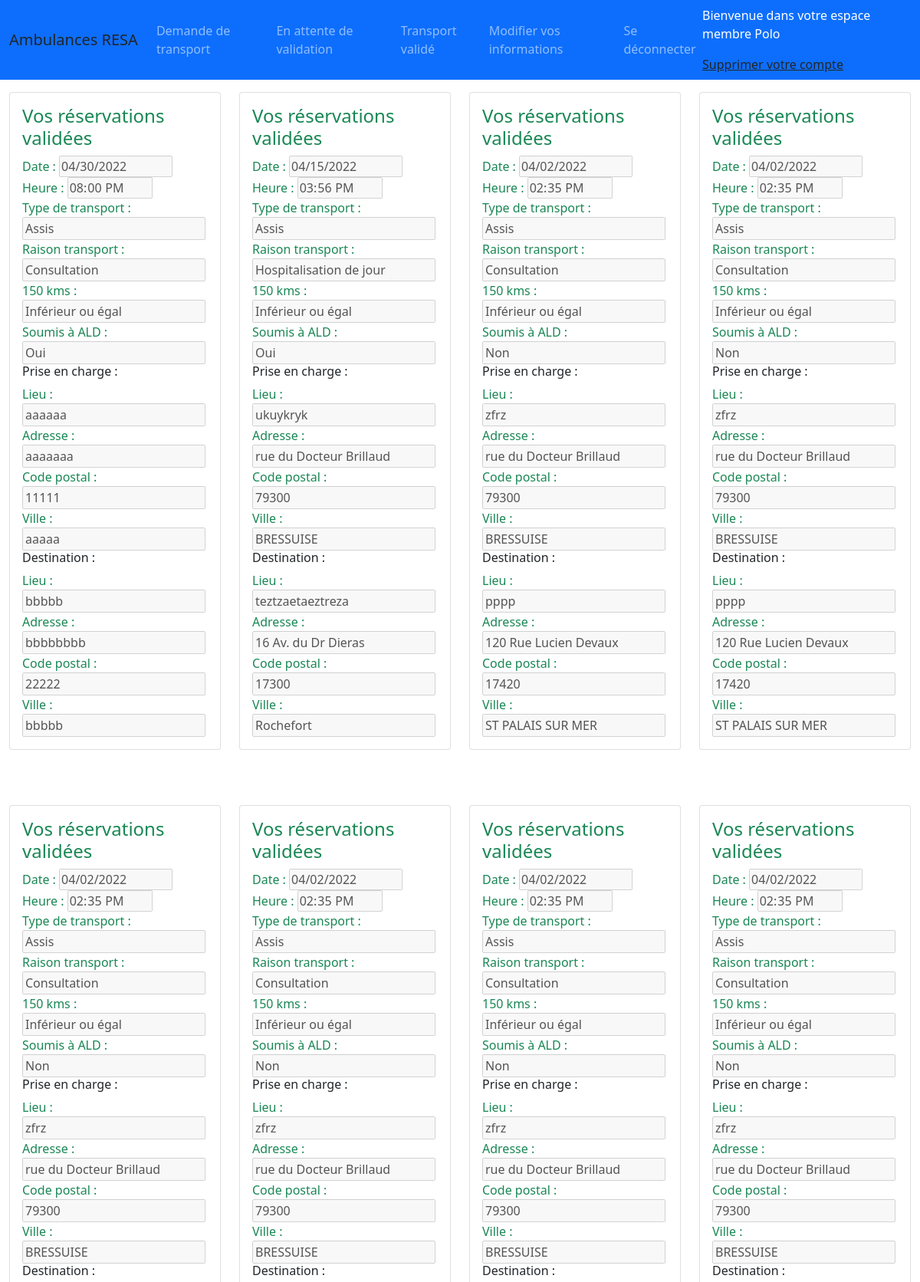
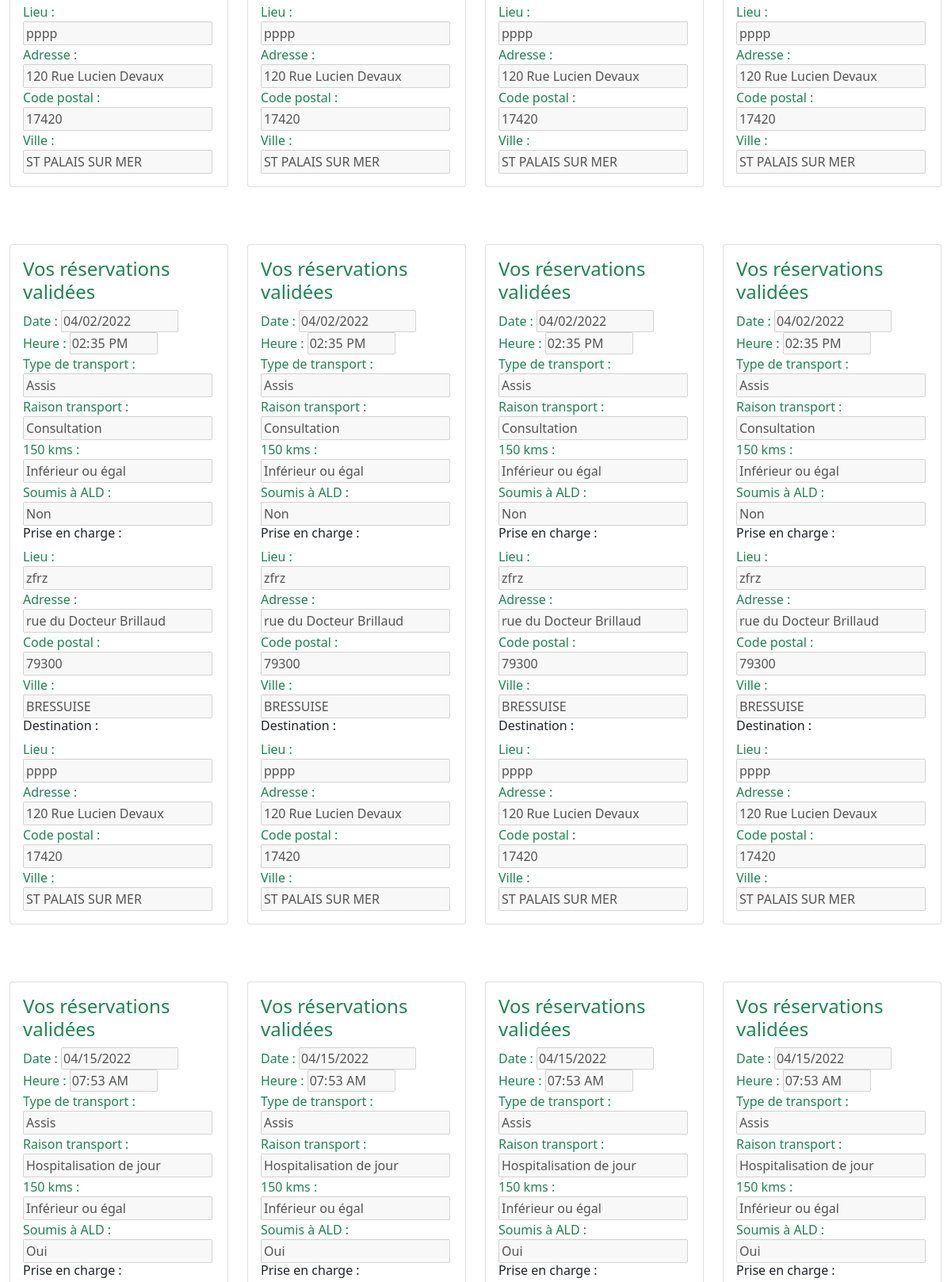
Screenshot of /espace-membre-valide.php (signed in, upper part) with the database file from the repository (2 pictures, top to bottom).
### tables this page shows
CREATE TABLE IF NOT EXISTS `utilisateur` (
  `user_id` int(10) NOT NULL AUTO_INCREMENT,
  `nom` text NOT NULL,
  `prenom` text NOT NULL,
  `adress` text NOT NULL,
  `zip` int(8) NOT NULL,
  `ville` text NOT NULL,
  `tel` int(12) NOT NULL,
  `mail` varchar(80) NOT NULL,
  `mdp` longtext NOT NULL,
  `profil` tinyint(1) NOT NULL DEFAULT '0',
  `anniv` date DEFAULT NULL,
  PRIMARY KEY (`user_id`)
);

CREATE TABLE IF NOT EXISTS `rdv` (
  `rdv_id` int(10) NOT NULL AUTO_INCREMENT,
  `fk_user` int(10) NOT NULL,
  `rdv_date` date NOT NULL,
  `heure` time NOT NULL,
  `transport_type` tinyint(1) NOT NULL,
  `transport_kms` tinyint(1) NOT NULL,
  `rdv_raison` tinyint(1) NOT NULL,
  `ald` tinyint(1) NOT NULL,
  `pick_name` varchar(40) NOT NULL,
  `pick_adress` varchar(80) NOT NULL,
  `pick_zip` int(6) NOT NULL,
  `pick_ville` varchar(60) NOT NULL,
  `dest_name` varchar(40) NOT NULL,
  `dest_adress` varchar(80) NOT NULL,
  `dest_zip` int(6) NOT NULL,
  `dest_ville` varchar(60) NOT NULL,
  `statut` tinyint(1) NOT NULL DEFAULT '0',
  PRIMARY KEY (`rdv_id`),
  KEY `fk_user` (`fk_user`) USING BTREE
);

### espace-membre-valide.php (the view, shortened to what this page needs)
<?php
require 'bdd.php';
$mail = $_SESSION['mail'];
$req = mysqli_query($mysqli, "SELECT * FROM utilisateur WHERE mail='$mail'");
$info = mysqli_fetch_assoc($req);
?>
<?php require 'header-membre.php';
?>
<div class="mx-auto mt-5">
	<?php
	$fk_user = $info['user_id'];
	$conn = $bdd->query("SELECT * FROM rdv WHERE fk_user='$fk_user' ORDER BY rdv_id DESC");
	$conn->execute(array());
	$userData = $conn->fetchAll();
	?>
	<div class="row row-cols-1 row-cols-md-4 g-4 mx-auto mt-3">
		<?php foreach ($userData as $row) : ?>
			<?php if ($row['statut'] == 1) { ?>
				<div class="col">
					<div class="card bg-white mt-5">
						<div class="card-body">
							<div class="">
								<h4 class="text-success">Vos réservations validées</h4>
								<span class="text-success">Date :</span>
								<input type="date" name="" value="<?= $row['rdv_date']; ?>" disabled>
								<span class="text-success">Heure :</span>
								<input type="time" name="" value="<?= $row['heure']; ?>" disabled>
							</div>
							<div class="col">
								<span class="text-success">Type de transport :</span>
								<input type="text" name="" value="<?php
																	if ($row['transport_type'] == 0) {
																		echo ('Assis');
																	} elseif ($row['transport_type'] == 1) {
																		echo ('Couché');
																	}; ?>" disabled>
							</div>
							<div class="col">
								<span class="text-success">Raison transport :</span>
								<input type="text" name="" value="<?php
																	if ($row['rdv_raison'] == 0) {
																		echo ('Consultation');
																	} elseif ($row['rdv_raison'] == 1) {
																		echo ('Hospitalisation de jour');
																	} elseif ($row['rdv_raison'] == 2) {
																		echo ('Hospitalisation de plus de 12h');
																	} elseif ($row['rdv_raison'] == 3) {
																		echo ('Sortie d\'hospitalisation');
																	}; ?>" disabled>
							</div>
							<div class="col">
								<span class="text-success">150 kms :</span>
								<input type="text" name="" value="<?php
																	if ($row['transport_kms'] == 0) {
																		echo ('Inférieur ou égal');
																	} elseif ($row['transport_kms'] == 1) {
																		echo ('Supérieur !');
																	}; ?>" disabled>
							</div>
							<div class="col">
								<span class="text-success">Soumis à ALD :</span>
								<input type="text" name="" value="<?php
																	if ($row['ald'] == 0) {
																		echo ('Oui');
																	} elseif ($row['ald'] == 1) {
																		echo ('Non');
																	}; ?>" disabled>
							</div>
							<div class="">
								<h6>Prise en charge :</h6>
								<div class="col">
									<span class="text-success">Lieu :</span>
									<input type="text" name="" value="<?= $row['pick_name']; ?>" disabled>
								</div>
								<div class="col">
									<span class="text-success">Adresse :</span>
									<input type="text" name="" value="<?= $row['pick_adress']; ?>" disabled>
								</div>
								<div class="col">
									<span class="text-success">Code postal :</span>
									<input type="number" name="" value="<?= $row['pick_zip']; ?>" disabled>
								</div>
								<div class="col">
									<span class="text-success">Ville :</span>
									<input type="text" name="" value="<?= $row['pick_ville']; ?>" disabled>
								</div>
							</div>
							<div class="">
								<h6>Destination :</h6>
								<div class="col">
									<span class="text-success">Lieu :</span>
									<input type="text" name="" value="<?= $row['dest_name']; ?>" disabled>
								</div>
								<div class="col">
									<span class="text-success">Adresse :</span>
									<input type="text" name="" value="<?= $row['dest_adress']; ?>" disabled>
								</div>
								<div class="col">
									<span class="text-success">Code postal :</span>
									<input type="number" name="" value="<?= $row['dest_zip']; ?>" disabled>
								</div>
								<div class="col">
									<span class="text-success">Ville :</span>
									<input type="text" name="" value="<?= $row['dest_ville']; ?>" disabled>
								</div>
							</div>
						</div>
					</div>
				</div>
			<?php } ?>
		<?php endforeach; ?>
	</div>
</div>
<?php
require 'footer.php';
?>

### header-membre.php (shortened to what this page needs)
<!DOCTYPE html>
<html lang="fr">
<head>
    <link href="https://cdn.jsdelivr.net/npm/bootstrap@5.1.3/dist/css/bootstrap.min.css" rel="stylesheet">
</head>
<body>
    <header class="fixed-top">
        <nav class="navbar navbar-expand-lg navbar-dark bg-primary">
            <div class="container-fluid">
                <a class="navbar-brand text-dark" href="#">Ambulances RESA</a>
                <div class="collapse navbar-collapse" id="navbarSupportedContent">
                    <ul class="navbar-nav me-auto mb-2 mb-lg-0">
                        <li class="nav-item">
                            <a class="nav-link" href="espace-membre-demande.php">Demande de transport</a>
                        </li>
                        <li class="nav-item">
                            <a class="nav-link" href="espace-membre-attente.php">En attente de validation</a>
                        </li>
                        <li class="nav-item">
                            <a class="nav-link" href="espace-membre-valide.php">Transport validé</a>
                        </li>
                        <li class="nav-item">
                            <a class="nav-link" href="espace-membre-update.php">Modifier vos informations</a>
                        </li>
                        <li class="nav-item">
                            <a class="nav-link" href="deconnexion.php">Se déconnecter</a>
                        </li>
                    </ul>
                    <div class="">
                        <div class="nav-item">
                            <p class="text-white">Bienvenue dans votre espace membre <?= $info['prenom']; ?></p>
                        </div>
                        <div class="nav-item">
                            <a class="text-dark" href="espace-membre.php?supprimer">Supprimer votre compte</a>
                        </div>
                    </div>
                </div>
            </div>
        </nav>
    </header>

### rows the page displays
utilisateur: prenom "Polo"
rdv: rdv_date "04/30/2022", heure "20:00:00", transport_type "Assis", rdv_raison "Consultation", transport_kms "Inférieur ou égal", ald "Oui", pick_name "aaaaaa", pick_adress "aaaaaaa", pick_zip "11111", pick_ville "aaaaa", dest_name "bbbbb", dest_adress "bbbbbbbb", dest_zip "22222", dest_ville "bbbbb"
rdv: rdv_date "04/15/2022", heure "15:56:00", transport_type "Assis", rdv_raison "Hospitalisation de jour", transport_kms "Inférieur ou égal", ald "Oui", pick_name "ukuykryk", pick_adress "rue du Docteur Brillaud", pick_zip "79300", pick_ville "BRESSUISE", dest_name "teztzaetaeztreza", dest_adress "16 Av. du Dr Dieras", dest_zip "17300", dest_ville "Rochefort"
rdv: rdv_date "04/02/2022", heure "14:35:00", transport_type "Assis", rdv_raison "Consultation", transport_kms "Inférieur ou égal", ald "Non", pick_name "zfrz", pick_adress "rue du Docteur Brillaud", pick_zip "79300", pick_ville "BRESSUISE", dest_name "pppp", dest_adress "120 Rue Lucien Devaux", dest_zip "17420", dest_ville "ST PALAIS SUR MER"
rdv: rdv_date "04/02/2022", heure "14:35:00", transport_type "Assis", rdv_raison "Consultation", transport_kms "Inférieur ou égal", ald "Non", pick_name "zfrz", pick_adress "rue du Docteur Brillaud", pick_zip "79300", pick_ville "BRESSUISE", dest_name "pppp", dest_adress "120 Rue Lucien Devaux", dest_zip "17420", dest_ville "ST PALAIS SUR MER"
rdv: rdv_date "04/02/2022", heure "14:35:00", transport_type "Assis", rdv_raison "Consultation", transport_kms "Inférieur ou égal", ald "Non", pick_name "zfrz", pick_adress "rue du Docteur Brillaud", pick_zip "79300", pick_ville "BRESSUISE", dest_name "pppp", dest_adress "120 Rue Lucien Devaux", dest_zip "17420", dest_ville "ST PALAIS SUR MER"
rdv: rdv_date "04/02/2022", heure "14:35:00", transport_type "Assis", rdv_raison "Consultation", transport_kms "Inférieur ou égal", ald "Non", pick_name "zfrz", pick_adress "rue du Docteur Brillaud", pick_zip "79300", pick_ville "BRESSUISE", dest_name "pppp", dest_adress "120 Rue Lucien Devaux", dest_zip "17420", dest_ville "ST PALAIS SUR MER"
rdv: rdv_date "04/02/2022", heure "14:35:00", transport_type "Assis", rdv_raison "Consultation", transport_kms "Inférieur ou égal", ald "Non", pick_name "zfrz", pick_adress "rue du Docteur Brillaud", pick_zip "79300", pick_ville "BRESSUISE", dest_name "pppp", dest_adress "120 Rue Lucien Devaux", dest_zip "17420", dest_ville "ST PALAIS SUR MER"
rdv: rdv_date "04/02/2022", heure "14:35:00", transport_type "Assis", rdv_raison "Consultation", transport_kms "Inférieur ou égal", ald "Non", pick_name "zfrz", pick_adress "rue du Docteur Brillaud", pick_zip "79300", pick_ville "BRESSUISE", dest_name "pppp", dest_adress "120 Rue Lucien Devaux", dest_zip "17420", dest_ville "ST PALAIS SUR MER"
rdv: rdv_date "04/02/2022", heure "14:35:00", transport_type "Assis", rdv_raison "Consultation", transport_kms "Inférieur ou égal", ald "Non", pick_name "zfrz", pick_adress "rue du Docteur Brillaud", pick_zip "79300", pick_ville "BRESSUISE", dest_name "pppp", dest_adress "120 Rue Lucien Devaux", dest_zip "17420", dest_ville "ST PALAIS SUR MER"
rdv: rdv_date "04/02/2022", heure "14:35:00", transport_type "Assis", rdv_raison "Consultation", transport_kms "Inférieur ou égal", ald "Non", pick_name "zfrz", pick_adress "rue du Docteur Brillaud", pick_zip "79300", pick_ville "BRESSUISE", dest_name "pppp", dest_adress "120 Rue Lucien Devaux", dest_zip "17420", dest_ville "ST PALAIS SUR MER"
rdv: rdv_date "04/02/2022", heure "14:35:00", transport_type "Assis", rdv_raison "Consultation", transport_kms "Inférieur ou égal", ald "Non", pick_name "zfrz", pick_adress "rue du Docteur Brillaud", pick_zip "79300", pick_ville "BRESSUISE", dest_name "pppp", dest_adress "120 Rue Lucien Devaux", dest_zip "17420", dest_ville "ST PALAIS SUR MER"
rdv: rdv_date "04/02/2022", heure "14:35:00", transport_type "Assis", rdv_raison "Consultation", transport_kms "Inférieur ou égal", ald "Non", pick_name "zfrz", pick_adress "rue du Docteur Brillaud", pick_zip "79300", pick_ville "BRESSUISE", dest_name "pppp", dest_adress "120 Rue Lucien Devaux", dest_zip "17420", dest_ville "ST PALAIS SUR MER"
rdv: rdv_date "04/15/2022", heure "07:53:00", transport_type "Assis", rdv_raison "Hospitalisation de jour", transport_kms "Inférieur ou égal", ald "Oui"
rdv: rdv_date "04/15/2022", heure "07:53:00", transport_type "Assis", rdv_raison "Hospitalisation de jour", transport_kms "Inférieur ou égal", ald "Oui"
rdv: rdv_date "04/15/2022", heure "07:53:00", transport_type "Assis", rdv_raison "Hospitalisation de jour", transport_kms "Inférieur ou égal", ald "Oui"
rdv: rdv_date "04/15/2022", heure "07:53:00", transport_type "Assis", rdv_raison "Hospitalisation de jour", transport_kms "Inférieur ou égal", ald "Oui"
